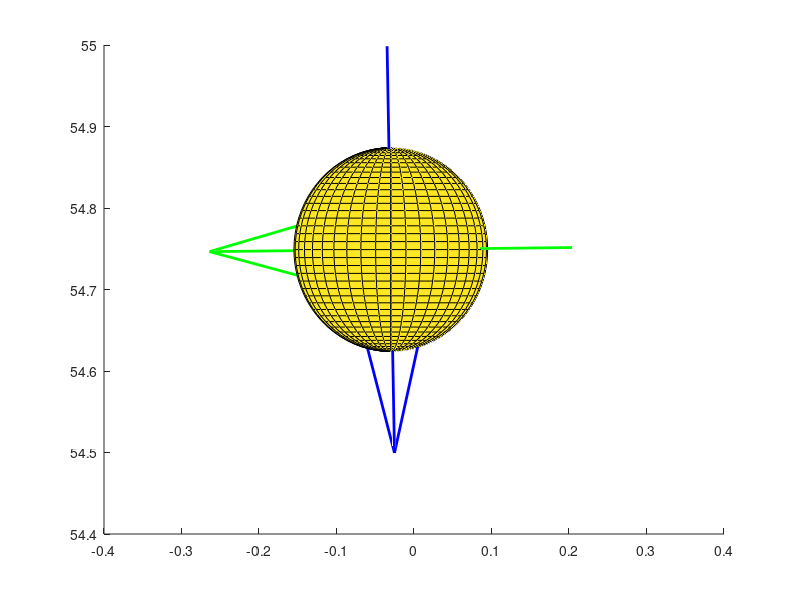

Here is the MATLAB script that generated this plot: (Note: this script raises an error after producing the figure.)
% This script can take the data from trackman then calculate
% and plot an approximate baseball pitch trajectory as well as the
% seam orientation, spin axis, velocity axis, and the hemisphere 
% plane as a function of time.

% The equation of seam line is from 
% http://www.darenscotwilson.com/spec/bbseam/bbseam.html.

% Coordinate System Specifications:
% The origin is at the tip of the home plate
% The positive y axis points to the pitcher
% The positive x axis points to the right of catcher's perspective
% The positive z axis points to the sky


% Define variables
PLATEYDIM = 17.0/12.0; % Front of the plate
ball_radius = 0.125; % Radius of a regular baseball in feet
diameter = 2*ball_radius; % Get ball diameter
diameter2 = 2*diameter; % Get 2*diameter


% Input initial baseball position (in feet)
relSide = 0.029947806;
releaseDistance = 54.7489757;
release_pos_y = releaseDistance;
relHeight = 6.67789545;

% Input the 9-parameter model
x0 = 0.057382798;
y0 = 50;
z0 = 6.384037468;
vx0 = 2.376676205;
vy0 = -134.9565751;
vz0 = -8.609936327;
ax0 = -6.567216039;
ay0 = 31.01559035;
az0 = -12.86456735;

% Input spin axis
a1 = -0.935469141;
a2 = -0.010097512;
a3 = -0.353264102;

% Handle exception
if ((a1^2 + a2^2 + a3^2) > 1.01 || (a1^2 + a2^2 + a3^2) < 0.99)
    ME = MException('myComponent:inputError', 'Please enter a unit vector.');
    throw(ME);
end

% Input spin rate
spin_rate = 2394.961622;

% Input seam angles
lat_d = 117.3088829;
long_d = 9.771264693;
theta_alpha_d = 0;


% Calculate the position of the ball as a function of time using equations of motion
% To do: Change it to a more appropriate model

% Compute time in seconds for baseball to travel from y=release_pos_y to y=y0
% Note that t1 is negative
% Solves equation y0 - release_pos_y = vy0*t1 + 0.5*ay0*t1*t1
t1 = (-vy0 - sqrt(vy0*vy0 - 2.0*ay0*(y0 - release_pos_y)))/ay0;

% Solve for position and velocity at release point (y0 = release_pos_y) in units of feet and seconds */
TM_x0 = 0.5*ax0*t1*t1 + vx0*t1 + x0;
TM_y0 = 0.5*ay0*t1*t1 + vy0*t1 + y0;
TM_z0 = 0.5*az0*t1*t1 + vz0*t1 + z0;
TM_vx0 = vx0 + ax0*t1;
TM_vy0 = vy0 + ay0*t1;
TM_vz0 = vz0 + az0*t1;

% Compute time in seconds for baseball to travel from y=release_pos_y to front of plate (y=1.417) */
t2 = (-TM_vy0 - sqrt(TM_vy0*TM_vy0 - 2.0*ay0*(TM_y0 - PLATEYDIM)))/ay0;

% Input time (sec)
time = 0;

% Compute (x,y,z) position of pitch as function of time
baseballx = TM_x0 + TM_vx0*time + 0.5*ax0*time*time;
basebally = TM_y0 + TM_vy0*time + 0.5*ay0*time*time;
baseballz = TM_z0 + TM_vz0*time + 0.5*az0*time*time;
fprintf('t = %f, x = %f, y = %f, z = %f \n', time, baseballx, basebally, baseballz); 

position_x = baseballx;
position_y = basebally;
position_z = baseballz;
center = [position_x position_y position_z]; % Baseball center

% Calculate the velocity vector as a function of time
velocity_x = TM_vx0 + ax0*time;
velocity_y = TM_vy0 + ay0*time;
velocity_z = TM_vz0 + az0*time;
v_vector = [velocity_x velocity_y velocity_z];
fprintf('vx = %f, vy = %f, vz = %f \n', velocity_x, velocity_y, velocity_z); 

% Normalize
v_vector = v_vector./norm(v_vector);

% Calculate the hemisphere plane using equation of a plane: ax+by+cz=d
d = v_vector(1)*center(1) + v_vector(2)*center(2) + v_vector(3)*center(3);
xd = linspace(center(1) - diameter2, center(1) + diameter2);
yd = linspace(center(2) - diameter2, center(2) + diameter2);
[hemisphere_x, hemisphere_y] = meshgrid(xd, yd);
hemisphere_z = (d - (v_vector(1).*hemisphere_x + v_vector(2).*hemisphere_y))./v_vector(3); % Solve for z vertices data
fprintf('hemisphere plane equation: %fx + %fy + %fz = %f \n', v_vector(1), v_vector(2), v_vector(3), d); % Print the equation

% To do: Calculate the active zone (spherical segment)



% Calculate the angle needed for the ball to rotate around the spin axis based on spin
% rate and time
rotation_angle = mod((spin_rate*360/60)*time, 360);
fprintf('rotation = %f \n', rotation_angle); 

% Calculate the basis of baseball frame (for seam orientation):

% Handle corner case when seam lat = 0
% Set theta alpha = seam long and set seam long to 0 in this case
if lat_d == 0
   theta_alpha_d = long_d;
   long_d = 0;
end

% Convert to radians
lat = lat_d*pi/180.0;
long = long_d*pi/180.0;
theta_alpha = theta_alpha_d*pi/180.0;

% Define rotation matrices
Rlat = [ cos(lat), -sin(lat), 0;
         sin(lat),  cos(lat), 0;
                0,         0, 1];

Rlong = [  cos(long), 0, sin(long);
                   0, 1,         0;
          -sin(long), 0, cos(long)];

Ralpha = [  cos(theta_alpha), 0, sin(theta_alpha);
                           0, 1,                0;
           -sin(theta_alpha), 0, cos(theta_alpha)];

% Calculate theta k and k vector based on spin axis
if a2 == 1
    k = 0;
    Rk = eye(3); % special case, k is undefined, Rk not needed
    k_vector = [1 1 1]; % Use a random vector for k_vector since undefined
elseif a2 == -1
    k = pi;
    % Another special case, k is undefined, rotate around z axis for pi
    Rk = [ cos(k), -sin(k), 0;
           sin(k),  cos(k), 0;
                0,       0, 1];
    k_vector = [0 0 1]; % Make k_vector z axis 
else
    if a2 >= 0
        k = asin(sqrt(a3^2 + a1^2));
        k_vector = [a3/(a1^2 + a3^2)^(1/2), 0, -a1/(a1^2 + a3^2)^(1/2)];
    elseif a2 < 0
        k = pi - asin(sqrt(a3^2 + a1^2));
        k_vector = [a3/(a1^2 + a3^2)^(1/2), 0, -a1/(a1^2 + a3^2)^(1/2)];
    end
    
    % Rotation matrix for Rk
    k1 = k_vector(1);
    k2 = k_vector(2);
    k3 = k_vector(3);
    
    Rk = [  cos(k) + (k1^2)*(1 - cos(k)),   k1*k2*(1 - cos(k)) - k3*sin(k), k1*k3*(1 - cos(k)) + k2*sin(k);
            k2*k1*(1 - cos(k)) + k3*sin(k),   cos(k) + (k2^2)*(1 - cos(k)), k2*k3*(1 - cos(k)) - k1*sin(k);
            k3*k1*(1 - cos(k)) - k2*sin(k), k3*k2*(1 - cos(k)) + k1*sin(k),  cos(k) + (k3^2)*(1 - cos(k))];
end

% Calculate for seam rotations on the ball
temp = Rk*Rlat;
y2 = temp(:, 2); % Rotation axis for seam long
z1 = Rk(:, 3); % Rotation axis for seam lat
k_d = k*180/pi; % Convert k to degree 
spin_axis = [a1 a2 a3]; % Get spin axis

% Define the equation for basis of standard seam orientation
P4 = Rk*Ralpha*Rlat*Rlong;


% Plot:
figure
hold on

% Draw spin axis
quiver3(center(1) - a1*diameter, center(2) - a2*diameter, center(3) - a3*diameter, a1, a2, a3, diameter2, 'g', 'LineWidth', 2); % scale the starting point according to ball_radius

% Draw velocity vector
quiver3(center(1) - v_vector(1)*diameter, center(2) - v_vector(2)*diameter, center(3) - v_vector(3)*diameter, v_vector(1), v_vector(2), v_vector(3), diameter2, 'b', 'LineWidth', 2);

% Draw a sphere representing baseball
[X,Y,Z] = sphere(40);

% Account for axes offset
% baseballx = y, basebally = z, baseballz = x
% Also rotate to align the axes
ballx = Y;
bally = Z;
ballz = X;

s = surf(double(center(1) + ball_radius*ballx), double(center(2) + ball_radius*bally), double(center(3) + ball_radius*ballz));
s.FaceColor = 'white'; % Ball color
s.EdgeColor = [100/255 100/255 100/255]; % Grid color
s.FaceAlpha = 1.0; % Transparency

% Rotate the ball to the seam orientation to match the grid
rotate(s, k_vector, k_d, center);
rotate(s, z1, lat_d, center);
rotate(s, y2, long_d, center);
rotate(s, spin_axis, theta_alpha_d, center);

% Draw seams
alpha = 1:1:360;
% Convert to radian
alpha_r = alpha*pi/180.0;

% Calculate seam points
seamx = (1/13)*ball_radius*(9*cos(alpha_r) - 4*cos(3*alpha_r));
seamy = (1/13)*ball_radius*(9*sin(alpha_r) + 4*sin(3*alpha_r));
seamz = (12/13)*ball_radius*cos(2*alpha_r);

% Account for axes offset
% baseballx = y, basebally = z, baseballz = x
% Also rotate to align the axes
adjustedx = seamy;
adjustedy = seamz;
adjustedz = seamx;

seam_line = [adjustedx; adjustedy; adjustedz];
seam_line = P4*seam_line; % Rotate to the basis

% Add to the ball position
seamx = center(1) + seam_line(1, :);
seamy = center(2) + seam_line(2, :);
seamz = center(3) + seam_line(3, :);

% Plot seam line
p = plot3(seamx, seamy, seamz, '-r', 'LineWidth', 2.5);
p.LineStyle = ':';

% Rotate the ball and the seams around spin axis as a function of time
rotate(s, spin_axis, rotation_angle, center);
rotate(p, spin_axis, rotation_angle, center);


% Label and adjust settings
xlabel('x')
ylabel('y')
zlabel('z')
grid on
title('Pitch Trajectory')
set(gca,'color', [240/255 240/255 240/255]) % Background color
axis equal

% Adjust view
view_azimuth = 180;
view_elevation =  0;
view([view_azimuth view_elevation]) % View (default is pitcher's perspective)
axis([-2 2 0 60 0 10]) % Fix the axes

% Adjust figure size
figure_x0 = 10;
figure_y0 = 10;
width = 825;
height = 600;
set(gcf, 'position', [figure_x0, figure_y0, width, height]);

% Change the color of the x-y plane to be dark green
x_lim = get(gca, 'XLim');
y_lim = get(gca, 'YLim');
z_lim = get(gca, 'YLim');
pat = patch([x_lim(1), x_lim(2), x_lim(2), x_lim(1)], [y_lim(1), y_lim(1), y_lim(2), y_lim(2)], [z_lim(1) z_lim(1) z_lim(1) z_lim(1)], [0 0.5 0]);
pat.EdgeColor = 'none';
pat.FaceAlpha = 0.3;

% Label
legend('Spin Axis', 'Velocity Vector', 'Baseball', 'Seams', 'Ground')


% Section break to get a second plot

% Zoom in to the baseball
xlim([center(1) - diameter center(1) + diameter]);
ylim([center(2) - diameter center(2) + diameter]);
zlim([center(3) - diameter center(3) + diameter]);

% Plot the hemisphere plane
surf(hemisphere_x, hemisphere_y, hemisphere_z, 'EdgeColor', 'none', 'FaceColor', 'y', 'FaceAlpha', 0.5);
legend('Spin Axis', 'Velocity Vector', 'Baseball', 'Seams', 'Ground', 'Hemisphere Plane')

% To do: Plot the active zone


